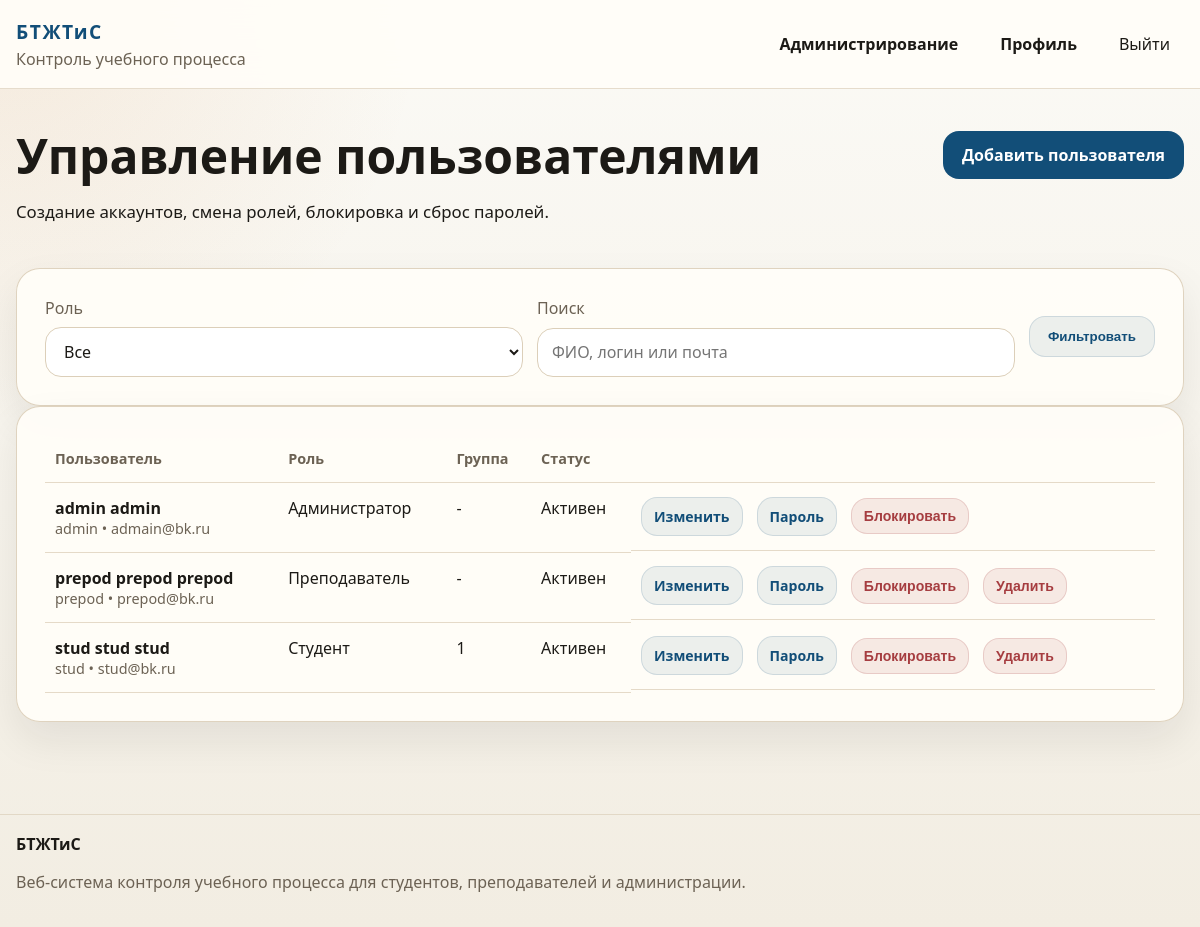
Screenshot of /admin-panel/users/ (signed in) with the database file from the repository.
### education/models.py (models this page shows, shortened)
class User(AbstractUser):
    class Role(models.TextChoices):
        STUDENT = ROLE_STUDENT, "Студент"
        TEACHER = ROLE_TEACHER, "Преподаватель"
        ADMINISTRATOR = ROLE_ADMINISTRATOR, "Администратор"
    email = models.EmailField("Электронная почта", unique=True)
    middle_name = models.CharField("Отчество", max_length=150, blank=True)
    phone = models.CharField("Телефон", max_length=32, blank=True)
    bio = models.TextField("О себе", blank=True)
    role = models.CharField(
        "Роль",
        max_length=20,
        choices=Role.choices,
        default=Role.STUDENT,
    )
    academic_group = models.ForeignKey(
        "AcademicGroup",
        on_delete=models.SET_NULL,
        related_name="students",
        blank=True,
        null=True,
        verbose_name="Учебная группа",
    )
    REQUIRED_FIELDS = ["email", "first_name", "last_name"]
    objects = UserManager()
    class Meta:
        ordering = ["last_name", "first_name", "username"]
        verbose_name = "Пользователь"
        verbose_name_plural = "Пользователи"
    @property
    def full_name(self):
        return " ".join(
            part for part in [self.last_name, self.first_name, self.middle_name] if part
        ) or self.username
    @property
    def is_administrator(self):
        return self.role == self.Role.ADMINISTRATOR or self.is_superuser

class AcademicGroup(models.Model):
    name = models.CharField("Название группы", max_length=50, unique=True)
    description = models.TextField("Описание", blank=True)
    curator = models.ForeignKey(
        settings.AUTH_USER_MODEL,
        on_delete=models.SET_NULL,
        blank=True,
        null=True,
        related_name="curated_groups",
        limit_choices_to={"role": ROLE_TEACHER},
        verbose_name="Куратор",
    )
    class Meta:
        ordering = ["name"]
        verbose_name = "Учебная группа"
        verbose_name_plural = "Учебные группы"
    def __str__(self):
        return self.name

### education/views.py (the view, shortened to what this page needs)
# urls.py: path("admin-panel/users/", views.admin_user_list, name="admin_user_list"),
@role_required(User.Role.ADMINISTRATOR)
def admin_user_list(request):
    users = User.objects.select_related("academic_group").all()
    role = request.GET.get("role")
    search = request.GET.get("search")
    if role:
        users = users.filter(role=role)
    return render(
        request,
        "education/admin_user_list.html",
        {
            "users": users,
            "role": role or "",
            "search": search or "",
            "role_choices": User.Role.choices,
        },
    )

### education/utils.py (called while the page is built)
def role_required(*roles):
    def decorator(view_func):
        @wraps(view_func)
        def _wrapped_view(request, *args, **kwargs):
            if not request.user.is_authenticated:
                return redirect("login")
            if request.user.is_superuser or request.user.role in roles:
                return view_func(request, *args, **kwargs)
            messages.error(request, "У вас нет доступа к данному разделу.")
            return redirect(dashboard_url_for(request.user))
        return _wrapped_view
    return decorator

### templates/education/admin_user_list.html (shortened to what this page needs)
{% extends "base.html" %}
{% block content %}
<section class="section">
    <div class="container">
        <div class="page-head page-head-inline">
            <div>
                <h1>Управление пользователями</h1>
                <p>Создание аккаунтов, смена ролей, блокировка и сброс паролей.</p>
            </div>
            <div class="head-actions">
                <a class="btn btn-primary" href="{% url 'education:admin_user_create' %}">Добавить пользователя</a>
            </div>
        </div>
        <section class="panel">
            <form method="get" class="filters-row">
                <div class="form-field">
                    <label for="role">Роль</label>
                    <select class="form-select" name="role" id="role">
                        <option value="">Все</option>
                    </select>
                </div>
                <div class="form-field grow-field">
                    <label for="search">Поиск</label>
                    <input class="form-control" type="text" name="search" id="search" value="{{ search }}" placeholder="ФИО, логин или почта">
                </div>
                <div class="filters-actions">
                    <button type="submit" class="btn btn-secondary">Фильтровать</button>
                </div>
            </form>
        </section>
        <section class="panel">
            <div class="table-wrap">
                <table class="data-table">
                    <thead>
                        <tr>
                            <th>Пользователь</th>
                            <th>Роль</th>
                            <th>Группа</th>
                            <th>Статус</th>
                            <th></th>
                        </tr>
                    </thead>
                    <tbody>
                        {% for item in users %}
                            <tr>
                                <td>
                                    <strong>{{ item.full_name }}</strong>
                                    <div class="table-muted">{{ item.username }} • {{ item.email }}</div>
                                </td>
                                <td>{{ item.get_role_display }}</td>
                                <td>{{ item.academic_group|default:"-" }}</td>
                                <td>{{ item.is_active|yesno:"Активен,Заблокирован" }}</td>
                                <td class="actions-cell">
                                    <a class="btn btn-secondary btn-small" href="{% url 'education:admin_user_edit' item.pk %}">Изменить</a>
                                    <a class="btn btn-secondary btn-small" href="{% url 'education:admin_user_reset_password' item.pk %}">Пароль</a>
                                    <form method="post" action="{% url 'education:admin_user_toggle_active' item.pk %}" class="inline-form">
                                        <button type="submit" class="btn btn-danger btn-small">
                                            {{ item.is_active|yesno:"Блокировать,Разблокировать" }}
                                        </button>
                                    </form>
                                    {% if item != request.user %}
                                        <form method="post" action="{% url 'education:admin_user_delete' item.pk %}" class="inline-form">
                                            <button type="submit" class="btn btn-danger btn-small" onclick="return confirm('Удалить пользователя?');">
                                                Удалить
                                            </button>
                                        </form>
                                    {% endif %}
                                </td>
                            </tr>
                        {% empty %}
                            <tr>
                                <td colspan="5">Пользователи не найдены.</td>
                            </tr>
                        {% endfor %}
                    </tbody>
                </table>
            </div>
        </section>
    </div>
</section>
{% endblock %}

### static/education/css/styles.css (style rules this page uses)
:root { --bg: #f6f4ee; --surface: #fffdf8; --surface-alt: #efe8d9; --border: #dccfb9; --text: #1c1a16; --muted: #6c6254; --primary: #124e78; --primary-dark: #0d3958; --accent: #cb7c2f; --danger: #a63d40; --success: #216869; --shadow: 0 18px 40px rgba(28, 26, 22, 0.08); --radius: 24px; }
*, *::before, *::after { box-sizing: border-box; }
body { margin: 0; font-family: "Segoe UI", Tahoma, Geneva, Verdana, sans-serif; background: radial-gradient(circle at top left, rgba(203, 124, 47, 0.12), transparent 28%), linear-gradient(180deg, #fbfaf6 0%, #f2ede2 100%); color: var(--text); }
a { color: inherit; text-decoration: none; }
.container { width: min(1180px, calc(100% - 32px)); margin: 0 auto; }
.header-inner, .footer-inner, .page-head-inline, .head-actions, .main-nav, .hero-actions, .hero-note, .quick-links, .test-meta, .test-actions, .filters-row, .filters-actions, .actions-cell, .checkbox-line, .form-actions, .log-item, .answer-row { display: flex; align-items: center; gap: 14px; }
.brand-text, .field-help, .table-muted, .muted, .site-footer p, .hero-note, .meta-line, .meta-list, .details-content, .filters-row label { color: var(--muted); }
.section, .hero { padding: 42px 0; }
.hero h1, .page-head h1 { margin: 0 0 12px; font-size: clamp(2rem, 4vw, 3.6rem); line-height: 1.05; }
.hero-text, .page-head p { font-size: 1.05rem; line-height: 1.7; max-width: 760px; }
.hero-panel, .panel, .feature-card, .mini-stat, .stat-card, .details-card { background: rgba(255, 253, 248, 0.94); border: 1px solid rgba(220, 207, 185, 0.9); border-radius: var(--radius); box-shadow: var(--shadow); }
.hero-panel, .panel { padding: 28px; }
.btn { display: inline-flex; justify-content: center; align-items: center; gap: 8px; padding: 12px 18px; border-radius: 16px; border: 1px solid transparent; font-weight: 700; cursor: pointer; transition: transform 0.2s ease, box-shadow 0.2s ease, background 0.2s ease; }
.btn-primary { background: var(--primary); color: #fff; }
.btn-secondary { background: rgba(18, 78, 120, 0.08); color: var(--primary); border-color: rgba(18, 78, 120, 0.14); }
.btn-danger { background: rgba(166, 61, 64, 0.1); color: var(--danger); border-color: rgba(166, 61, 64, 0.18); }
.btn-small { padding: 9px 12px; font-size: 0.88rem; }
.page-head { margin-bottom: 24px; }
.page-head-inline { justify-content: space-between; align-items: flex-start; }
.table-wrap { overflow-x: auto; }
.data-table { width: 100%; border-collapse: collapse; }
.data-table th, .data-table td { padding: 14px 10px; border-bottom: 1px solid rgba(220, 207, 185, 0.75); text-align: left; vertical-align: top; }
.data-table th { color: var(--muted); font-size: 0.9rem; font-weight: 700; }
.actions-cell { flex-wrap: wrap; }
.inline-form, .danger-zone { display: inline-flex; }
.form-field { display: grid; gap: 8px; }
.filters-row { align-items: stretch; }
.filters-row > .form-field { flex: 1 1 0; min-width: 0; }
.form-control, .form-select, input[type="password"], input[type="text"], input[type="email"] { width: 100%; padding: 12px 14px; border-radius: 16px; border: 1px solid var(--border); background: #fff; color: var(--text); font: inherit; }
.field-help, .table-muted { font-size: 0.9rem; }
.grow-field { flex: 1; }

### rows the page displays
User: full_name "admin admin", username "admin", email "admain@bk.ru", role "Администратор", academic_group "-", is_active "Активен", is_active "Блокировать"
User: full_name "prepod prepod prepod", username "prepod", email "prepod@bk.ru", role "Преподаватель", academic_group "-", is_active "Активен", is_active "Блокировать", shows "Удалить"
User: full_name "stud stud stud", username "stud", email "stud@bk.ru", role "Студент", academic_group "1", is_active "Активен", is_active "Блокировать", shows "Удалить"
